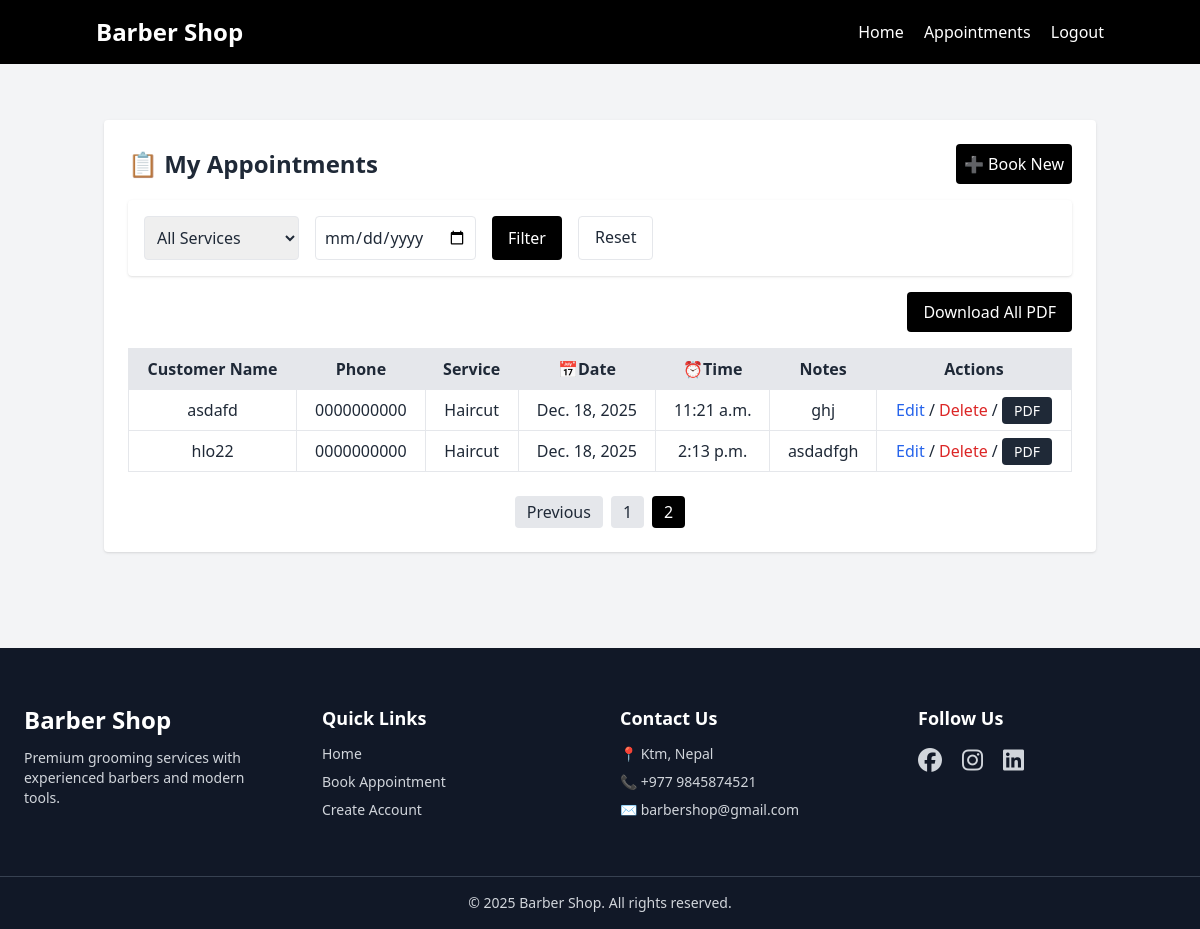
/appointments/?page=2 (signed in), run on an earlier commit of the app's database.
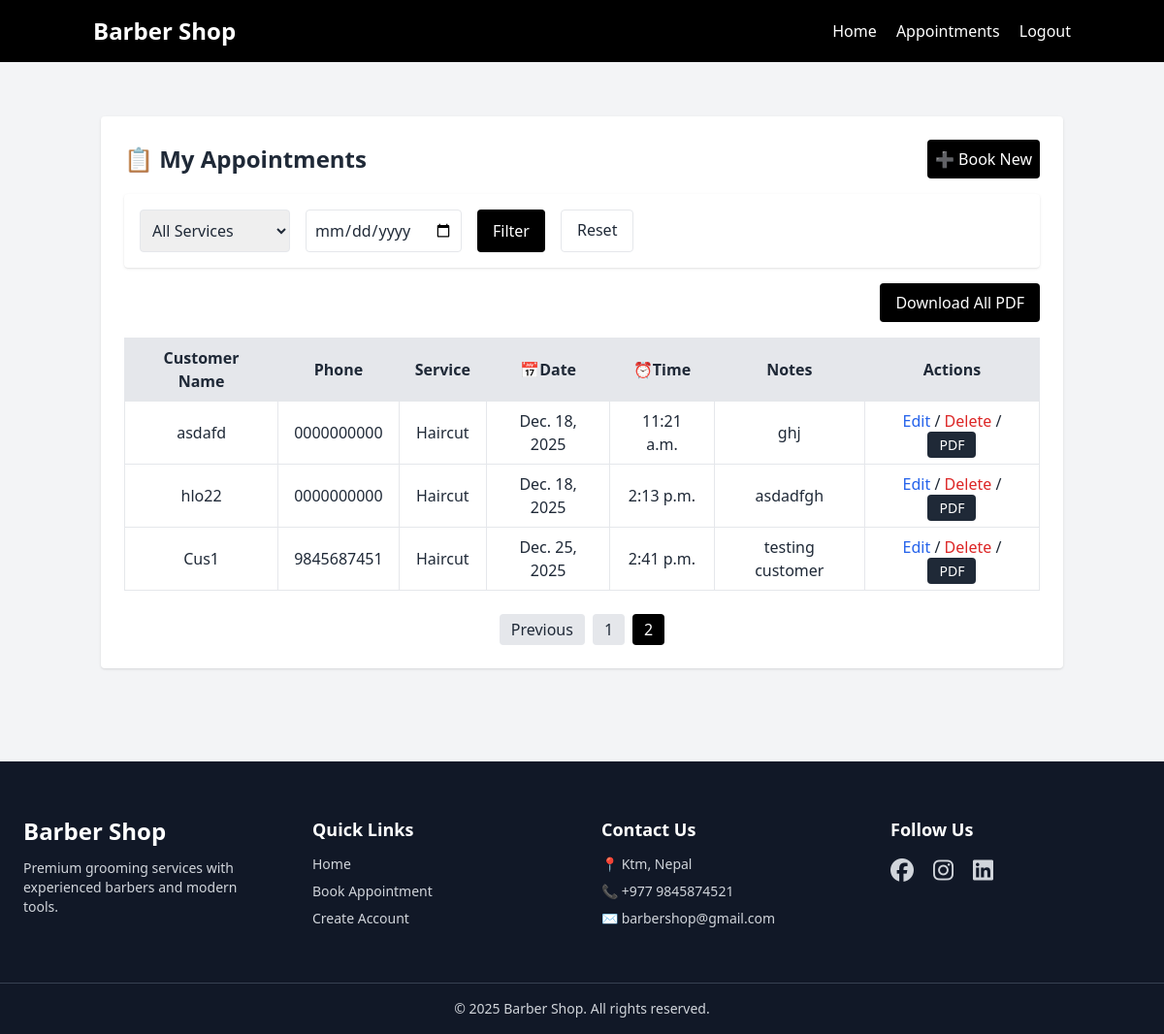
And on a later commit of the database.
### appointments/models.py (models this page shows, shortened)
class Appointment(models.Model):
    SERVICE_CHOICES = [
        ('Haircut', 'Haircut'),
        ('Shave', 'Shave'),
        ('Haircut + Shave', 'Haircut + Shave'),
    ]
    user = models.ForeignKey(User, on_delete=models.CASCADE)
    customer_name = models.CharField(max_length=100)
    phone = models.CharField(max_length=15, default="0000000000")
    service = models.CharField(max_length=50, choices=SERVICE_CHOICES)
    date = models.DateField()
    time = models.TimeField()
    notes = models.TextField(blank=True, null=True)
    created_at = models.DateTimeField(auto_now_add=True)

### appointments/views.py (the view)
# urls.py: path('appointments/', views.appointment_list, name='appointment_list'),
@login_required
def appointment_list(request):
    appointments = Appointment.objects.filter(user=request.user)
    service = request.GET.get('service')
    date = request.GET.get('date')
    if service:
        appointments = appointments.filter(service=service)
    if date:
        appointments = appointments.filter(date=date)
    paginator = Paginator(appointments, 5)
    page_number = request.GET.get('page')
    page_obj = paginator.get_page(page_number)
    return render(request, 'appointments/appointment_list.html', {
        'appointments': page_obj,
        'selected_service': service,
        'selected_date': date,
    })

### templates/appointments/appointment_list.html (shortened to what this page needs)
{% extends 'base.html' %}
{% block content %}
<div class="max-w-7xl mx-auto bg-white p-6 rounded shadow mt-10">
    <div class="flex justify-between items-center mb-4">
        <h2 class="text-2xl font-bold">📋 My Appointments </h2>
        <a href="{% url 'appointment_create' %}" class="bg-black text-white p-2 rounded hover:bg-gray-800">➕ Book New
        </a>
    </div>
    <form method="GET" class="bg-white p-4 rounded shadow mb-4 flex flex-col md:flex-row gap-4">
        <select name="service" class="border p-2 rounded">
            <option value="">All Services</option>
        </select>
        <input type="date" name="date" class="border p-2 rounded">
        <button type="submit" class="bg-black text-white px-4 py-2 rounded">
            Filter
        </button>
        <a href="{% url 'appointment_list' %}" class="px-4 py-2 border rounded text-center">
            Reset
        </a>
    </form>
    <div class="flex justify-end mb-4 space-x-2">
        <a href="{% url 'appointments_pdf' %}" class="bg-black text-white px-4 py-2 rounded hover:bg-gray-800">
            Download All PDF
        </a>
    </div>
    <table class="w-full table-auto border-collapse border border-gray-300">
        <thead>
            <tr class="bg-gray-200">
                <th class="border px-4 py-2">Customer Name</th>
                <th class="border px-4 py-2">Phone</th>
                <th class="border px-4 py-2">Service</th>
                <th class="border px-4 py-2">📅Date</th>
                <th class="border px-4 py-2">⏰Time</th>
                <th class="border px-4 py-2">Notes</th>
                <th class="border px-4 py-2">Actions</th>
            </tr>
        </thead>
        <tbody>
            {% for appointment in appointments %}
            <tr class="text-center">
                <td class="border px-4 py-2">{{ appointment.customer_name }}</td>
                <td class="border px-4 py-2">{{ appointment.phone }}</td>
                <td class="border px-4 py-2">{{ appointment.service }}</td>
                <td class="border px-4 py-2">{{ appointment.date }}</td>
                <td class="border px-4 py-2">{{ appointment.time }}</td>
                <td class="border px-4 py-2">{{ appointment.notes }}</td>
                <td class="border px-4 py-2">
                    <a href="{% url 'appointment_update' appointment.id %}"
                        class="text-blue-600 hover:underline">Edit</a> /
                    <a href="{% url 'appointment_delete' appointment.id %}"
                        class="text-red-600 hover:underline">Delete</a> /
                    <a href="{% url 'appointment_pdf_single' appointment.id %}"
                        class="bg-gray-800 text-white px-3 py-1 rounded text-sm hover:bg-gray-700">
                        PDF
                    </a>
                </td>
            </tr>
            {% empty %}
            <tr>
                <td colspan="5" class="border px-4 py-2">No appointments yet.</td>
            </tr>
            {% endfor %}
        </tbody>
    </table>
    <div class="flex justify-center mt-6 space-x-2">
        {% if appointments.has_previous %}
        <a href="?page={{ appointments.previous_page_number }}{% if selected_service %}&service={{ selected_service }}{% endif %}{% if selected_date %}&date={{ selected_date }}{% endif %}"
            class="px-3 py-1 bg-gray-200 rounded hover:bg-gray-300">Previous</a>
        {% endif %}
        {% for num in appointments.paginator.page_range %}
        {% if appointments.number == num %}
        <span class="px-3 py-1 bg-black text-white rounded">{{ num }}</span>
        {% elif num > appointments.number|add:'-3' and num < appointments.number|add:'3' %} <a
            href="?page={{ num }}{% if selected_service %}&service={{ selected_service }}{% endif %}{% if selected_date %}&date={{ selected_date }}{% endif %}"
            class="px-3 py-1 bg-gray-200 rounded hover:bg-gray-300">{{ num }}</a>
            {% endif %}
            {% endfor %}
    </div>
</div>
{% endblock %}

### templates/base.html (shortened to what this page needs)
<!DOCTYPE html>
<html lang="en">
{% load static %}
<head>
    <script src="https://cdn.tailwindcss.com"></script>
    <link rel="stylesheet" href="https://cdnjs.cloudflare.com/ajax/libs/font-awesome/6.5.0/css/all.min.css">
    <link rel="stylesheet" href="{% static 'css/style.css' %}">
</head>
<body class="bg-gray-100 text-gray-800 flex flex-col min-h-screen">
    <header class="bg-black text-white p-4">
        <div class="container mx-auto flex justify-between items-center">
            <h1 class="text-2xl font-bold"> <a href="{% url 'landing' %}" class="px-2 hover:underline">Barber Shop</a>
            </h1>
            <nav>
                {% if user.is_authenticated %}
                <a href="{% url 'home' %}" class="px-2 hover:underline">Home</a>
                <a href="{% url 'appointment_list' %}" class="px-2 hover:underline">Appointments</a>
                <a href="{% url 'logout' %}" class="px-2 hover:underline">Logout</a>
                {% else %}
                <a href="{% url 'login' %}" class="px-2 hover:underline">Login</a>
                <a href="{% url 'signup' %}" class="px-2 hover:underline">Signup</a>
                {% endif %}
            </nav>
        </div>
    </header>
    <main class="container mx-auto p-4 flex-grow">
        {% block content %}{% endblock %}
    </main>
    <footer class="bg-gray-900 text-gray-300 mt-20">
        <div class="max-w-7xl mx-auto px-6 py-14 grid md:grid-cols-4 gap-10">
            <div>
                <h3 class="text-2xl font-bold text-white mb-3">Barber Shop</h3>
                <p class="text-sm">
                    Premium grooming services with experienced barbers and modern tools.
                </p>
            </div>
            <div>
                <h4 class="text-lg font-semibold text-white mb-3">Quick Links</h4>
                <ul class="space-y-2 text-sm">
                    <li><a href="{% url 'landing' %}" class="hover:text-white">Home</a></li>
                    <li><a href="{% url 'login' %}" class="hover:text-white">Book Appointment</a></li>
                    <li><a href="{% url 'signup' %}" class="hover:text-white">Create Account</a></li>
                </ul>
            </div>
            <div>
                <h4 class="text-lg font-semibold text-white mb-3">Contact Us</h4>
                <ul class="space-y-2 text-sm">
                    <li>📍 Ktm, Nepal</li>
                    <li>📞 +977 9845874521</li>
                    <li>✉️ barbershop@gmail.com</li>
                </ul>
            </div>
            <div>
                <h4 class="text-lg font-semibold text-white mb-3">Follow Us</h4>
                <div class="flex gap-5 text-2xl">
                    <a href="https://facebook.com" target="_blank" class="hover:text-blue-500 transition">
                        <i class="fa-brands fa-facebook"></i>
                    </a>
                    <a href="https://instagram.com" target="_blank" class="hover:text-pink-500 transition">
                        <i class="fa-brands fa-instagram"></i>
                    </a>
                    <a href="https://linkedin.com" target="_blank" class="hover:text-blue-400 transition">
                        <i class="fa-brands fa-linkedin"></i>
                    </a>
                </div>
            </div>
        </div>
        <div class="border-t border-gray-700 text-center text-sm py-4">
            &copy; 2025 Barber Shop. All rights reserved.
        </div>
    </footer>
</body>
</html>

### static/css/style.css (style rules this page uses)
div { cursor:crosshair; }

What changed in the data, as far as the page shows it:
added Appointment: customer_name "Cus1", phone "9845687451", service "Haircut", date "Dec. 25, 2025", time "2:41 p.m.", notes "testing customer"
